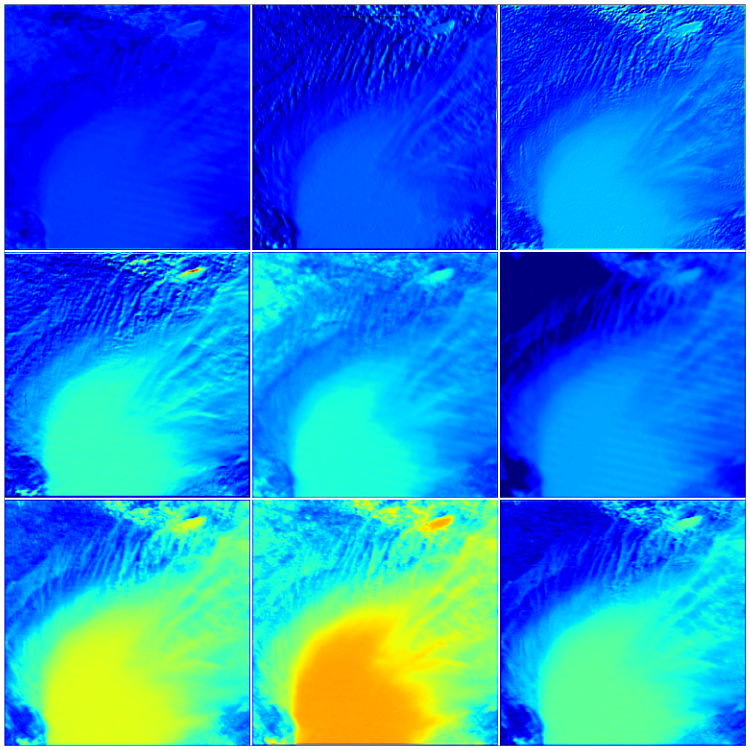
#> input picture code/activations/gibs_11/convolution2d_2_activation.png, 3000 x 3000 px, found by its file name (shown at 1/4 size)
$ python fig_plt.py
#> lines starting #> are read from the running program, lines starting #| are printed output that depends on the picture; pictures that were not available may be replaced by others from this repository, and a replacement may not be noted
import matplotlib.pyplot as plt
import matplotlib.image as mpimg
import matplotlib.gridspec as gridspec
import numpy as np
from mpl_toolkits.axes_grid1 import make_axes_locatable
from textwrap import wrap
import matplotlib as mpl
from matplotlib import font_manager
import os
home = os.environ['HOME']


def get_ax(fig, grid, xlabel=None):
    ax = fig.add_subplot(grid, aspect=0.3)
    ax.set_xticks([])
    if xlabel:
        ax.set_xlabel(xlabel, fontsize=16, fontname='Times New Roman')
    # ax.imshow(img0)
    ax.set_yticks([])
    return ax


conv2 = 'convolution2d_2_activation.png'
conv14 = 'convolution2d_14_activation.png'
img = 'gibs_11.jpg'


# font_path='/usr/share/fonts/truetype/msttcorefonts/Times_New_Roman.ttf'
#props = font_manager.FontProperties(fname=font_path)
#mpl.rcParams['font.family'] = props.get_name()

fig = plt.figure(figsize=(7, 8))
# labels=['(a) Haze on Jan. 3, 2013',
#		'(b) Haze on Jan. 10, 2013',#
#		'(c) Spatial heatmap for haze events during Jan-Sep, 2013',
#		'(d) Spatial heatmap for haze events during Jan, 2013',
#		'(e) Temporal distrobution of haze events during 2013']

#labels = [ '\n'.join(wrap(l, 30)) for l in labels ]


img0 = mpimg.imread(conv2)
#> img0 is the input picture: shape (3000, 3000, 4) float32; mean R, G, B, A 0.144, 0.528, 0.863, 1
img1 = mpimg.imread(conv14)
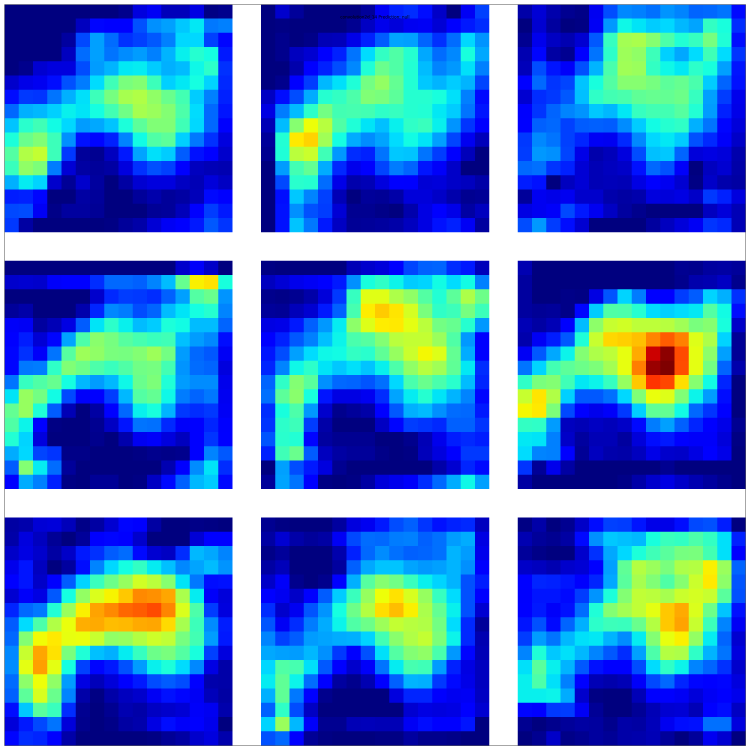
#> input picture code/activations/gibs_11/convolution2d_14_activation.png, 3000 x 3000 px, found by its file name (shown at 1/4 size)
#> img1 is the input picture: shape (3000, 3000, 4) float32; mean R, G, B, A 0.259, 0.493, 0.798, 1
img2 = mpimg.imread(img)
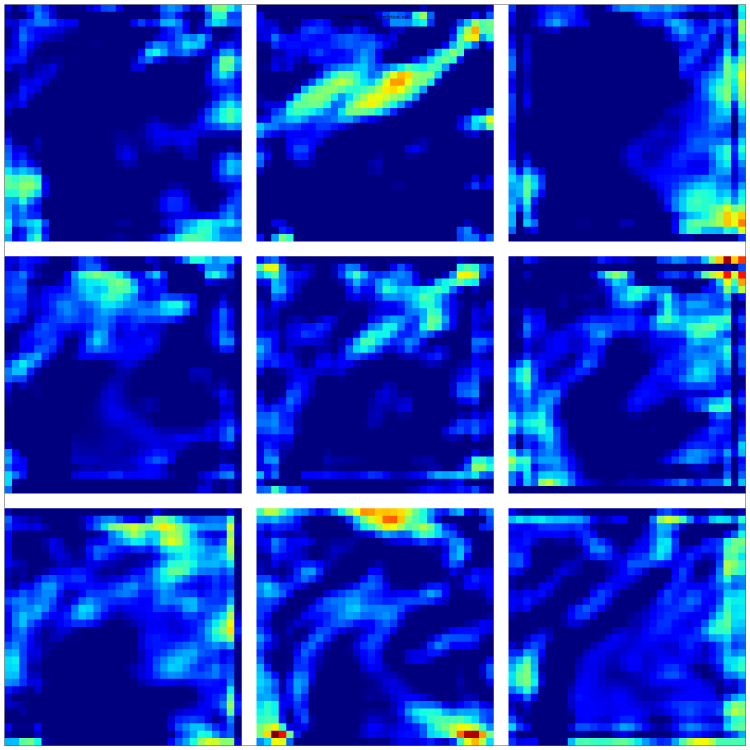
#> input picture code/activations/gibs_11/convolution2d_10_activation.png, 3000 x 3000 px, given in place of gibs_11.jpg, which was not available (shown at 1/4 size)
#> img2 is the input picture: shape (3000, 3000, 4) float32; mean R, G, B, A 0.121, 0.238, 0.736, 1
# img3=mpimg.imread(dust_persian)
# img4=mpimg.imread(dist)

# master grid
gs_master = gridspec.GridSpec(3, 2, wspace=0.1)

# first row
gs_1 = gridspec.GridSpecFromSubplotSpec(
    2, 2, subplot_spec=gs_master[:2, :])
# first image
ax_1 = get_ax(fig, gs_1[0:])
ax_1.imshow(img0, extent=[0, 1, 0, 1])
# second image
# ax_2=get_ax(fig,gs_1[1])
# ax_2.imshow(img0)


# second row
gs_2 = gridspec.GridSpecFromSubplotSpec(
    1, 2, subplot_spec=gs_master[2, :])
# first image
ax_3 = get_ax(fig, gs_2[0])
ax_3.imshow(img1, extent=[0, 1, 0, 1])
# second image
ax_4 = get_ax(fig, gs_2[1])
ax_4.imshow(img2, extent=[0, 1, 0, 1])

# [6 lines of commented-out code are left out]

gs_master.tight_layout(fig)
plt.show()
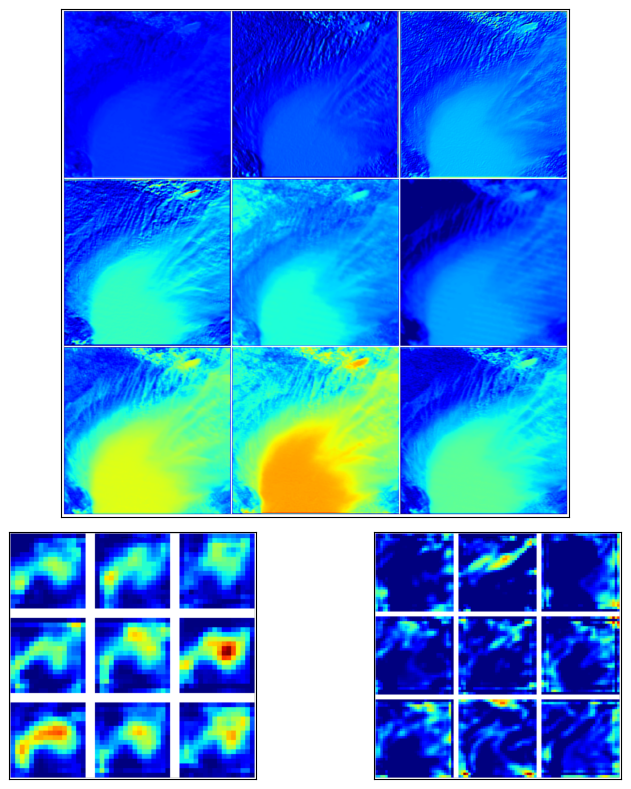
#> figure drawn by matplotlib, 3 panels
